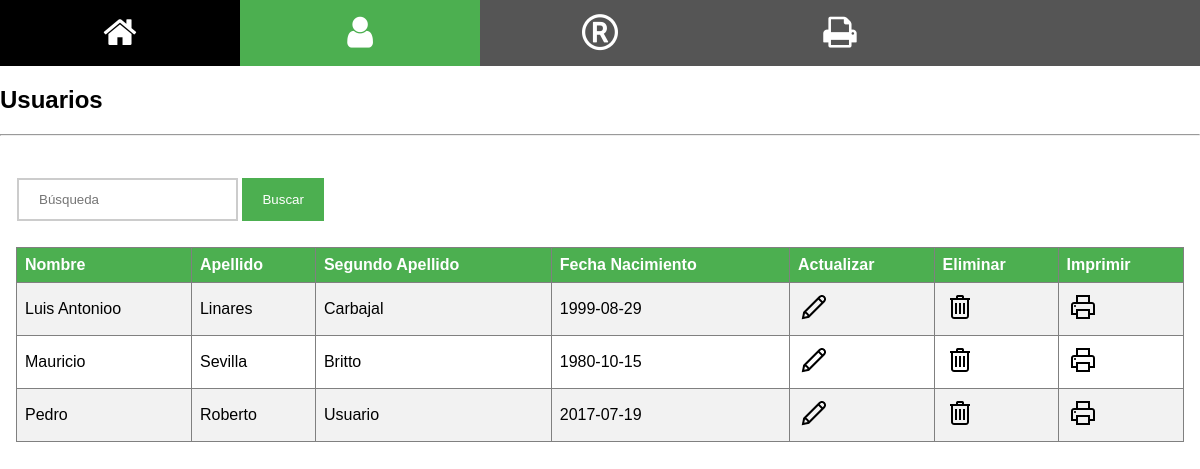
The page /users.php on the database its author committed.
### tables this page shows
CREATE TABLE `users` (
  `firstname` varchar(50) NOT NULL,
  `middlename` varchar(50) NOT NULL,
  `lastname` varchar(50) NOT NULL,
  `birthdate` date NOT NULL,
  `username` varchar(50) NOT NULL,
  `password` varchar(50) NOT NULL
);

### users.php (the view, shortened to what this page needs)
<?php
	if(isset($_POST['search']))
	{
		$valueToSearh = $_POST['valueToSearh'];
		$query = "SELECT * FROM users WHERE firstname LIKE '%".$valueToSearh."%' OR lastname LIKE '%".$valueToSearh."%'";
		$result = filterRecord($query);
	}
	else
	{
		$query = "SELECT *FROM users";
		$result = filterRecord($query);
	}
	function filterRecord($query)
	{
		include("config2.php");
		$filter_result = mysqli_query($mysqli, $query);
		return $filter_result;
	}
?>
<!DOCTYPE html>
<html>
<head>
<link rel="stylesheet" type="text/css" href="css/mystyle1.css" />
</head>
<body>
<div class="icon-bar">
  <a href="crud.php"><i class="fa fa-home"></i></a>
  <a class="active" href="users.php"><i class="fa fa-user"></i></a>
  <a href="registration.php"><i class="fa fa-registered"></i></a>
  <a href="print_all.php" target="_blank"><i class="fa fa-print"></i></a>
</div>
<link rel="stylesheet" href="https://cdnjs.cloudflare.com/ajax/libs/font-awesome/4.7.0/css/font-awesome.min.css">
<h2>Usuarios</h2>
<hr/>
<div class="container">
<form action="" method="POST">
<input type="search" name="valueToSearh" placeholder="Búsqueda">
<button type="submit" class="signupbtn" name="search" >Buscar</button>
</form>
<br />
<?php
echo "<table border='1'>
<tr>
<th>Nombre</th>
<th>Apellido</th>
<th>Segundo Apellido</th>
<th>Fecha Nacimiento</th>
<th>Actualizar</th>
<th>Eliminar</th>
<th>Imprimir</th>
</tr>";
while($row = mysqli_fetch_array($result))
{
echo "<tr>";
echo "<td>" . $row['firstname'] . "</td>";
echo "<td>" . $row['middlename'] . "</td>";
echo "<td>" . $row['lastname'] . "</td>";
echo "<td>" . $row['birthdate'] . "</td>";
echo "<td><a href='edit.php?id=".$row['username']."'><img src='./images/icons8-Edit-32.png' alt='Edit'></a></td>";
echo "<td><a href='delete.php?id=".$row['username']."'><img src='./images/icons8-Trash-32.png' alt='Delete'></a></td>";
echo "<td><a href='print.php?id=".$row['username']."'><img src='./images/icons8-Print-32.png' alt='Print'></a></td>";
echo "</tr>";
}
echo "</table>";
?>
</body>
</html>

### css/mystyle1.css (style rules this page uses)
body { font-family: Verdana,sans-serif; margin:0 }
form { border: none; padding-top: 10px; padding-left: 1px; padding-right: 1px; }
input[type=search] { width: auto; padding: 12px 20px; margin: 8px 0; display: inline-block; border: 2px solid #ccc; box-sizing: border-box; }
button { background-color: #4CAF50; color: white; padding: 14px 20px; margin: 8px 0; border: none; cursor: pointer; width: auto; }
.container { padding: 16px; }
.icon-bar { width: 100%; background-color: #555; overflow: auto; }
.icon-bar a { float: left; width: 20%; text-align: center; padding: 12px 0; transition: all 0.3s ease; color: white; font-size: 36px; }
.active { background-color: #4CAF50 !important; }
.active, .dot:hover { background-color: #717171; }
table { border-collapse: collapse; width: 100%; }
th, td { text-align: left; padding: 8px; }
tr:nth-child(even) { background-color: #f2f2f2 }
th { background-color: #4CAF50; color: white; }

### rows shown on the page
users: firstname "Luis Antonioo", middlename "Linares", lastname "Carbajal", birthdate "1999-08-29"
users: firstname "Mauricio", middlename "Sevilla", lastname "Britto", birthdate "1980-10-15"
users: firstname "Pedro", middlename "Roberto", lastname "Usuario", birthdate "2017-07-19"
